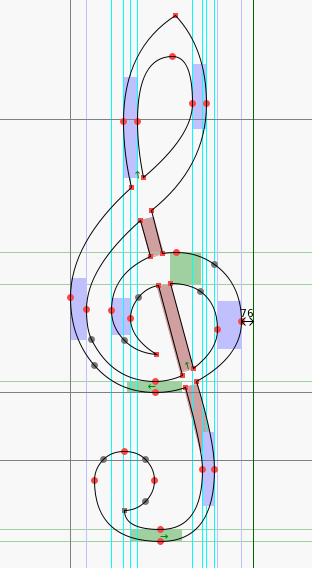
#> input picture 音阶学习器/resources/treble_clef.png, 312 x 568 px, found by its file name
$ python process_clefs.py
#> lines starting #> are read from the running program, lines starting #| are printed output that depends on the picture
import requests
from PIL import Image
import io
import os

def download_and_process_clefs():
    # 创建resources目录（如果不存在）
    os.makedirs('resources', exist_ok=True)

    # 下载图片
    urls = {
        'treble': 'https://musescore.org/sites/musescore.org/files/treble_clef.png',
        'bass': 'https://musescore.org/sites/musescore.org/files/bass_clef.png'
    }

    for clef_type, url in urls.items():
        try:
            # 下载图片
            response = requests.get(url)
            img = Image.open(io.BytesIO(response.content))
#> img is the input picture: PIL image 312x568 RGB; mean R, G, B 232.3, 237.8, 239

            # 转换为RGBA（如果不是）
            img = img.convert('RGBA')
#> img: PIL image 312x568 RGBA

            # 调整大小
            if clef_type == 'treble':
                img = img.resize((60, 120))
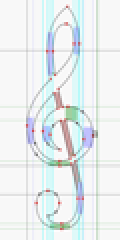
#> img: PIL image 60x120 RGBA (shown 2 times larger); mean R, G, B, A 232.3, 237.8, 238.9, 255
            else:
                img = img.resize((40, 80))

            # 保存处理后的图片
            img.save(f'resources/{clef_type}_clef.png')
            print(f"Successfully processed {clef_type} clef")

        except Exception as e:
            print(f"Error processing {clef_type} clef: {e}")

if __name__ == "__main__":
    download_and_process_clefs()
#> (the call stopped at in download_and_process_clefs, `response = requests.get(url)`: the network is not available in this run)
